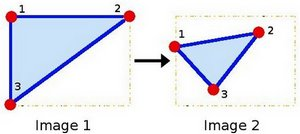
//> input picture relatório/Warp_Affine_Tutorial_Theory_0.jpg, 300 x 134 px, given in place of videoCurto2.mp4, which was not available
$ ./old   (built with g++ and OpenCV 4)
//> lines starting //> are read from the running program, lines starting //| are printed output that depends on the picture; pictures that were not available may be replaced by others from this repository, and a replacement may not be noted
/*
 * Hyperlapse
 */
#include <iostream>
#include <opencv2/opencv.hpp>
#include "opencv2/highgui/highgui.hpp"

using namespace std;
using namespace cv;

Mat image_color, prev_image;
vector<Point2f> points;
int cont=0;

void CallBackFunc(int event, int x, int y, int flags, void* userdata) {
    if (event == EVENT_LBUTTONDOWN) {
        points.push_back(Point2f(x, y));
        cout <<"("<<x<<","<<y<<")"<<endl;
//        circle(image_color,points[cont],3,Scalar(0,255,0));
//        cont++;
    }
}

int main() {
    VideoCapture cap("../videoCurto2.mp4");

    Mat next_image, image_new, mask, prevT;
    vector<Point2f> corners[2], greatCorners[2];

    vector<uchar> status;
    vector<float> err;
    Size winSize(31,31);
    TermCriteria termcrit(TermCriteria::COUNT|TermCriteria::EPS,30,0.01);

    cap>>prev_image;
//> prev_image is the input picture: 134 rows x 300 cols, CV_8UC3; mean B, G, R 239.2, 230.3, 228.9
    resize(prev_image, prev_image, Size(640,480));
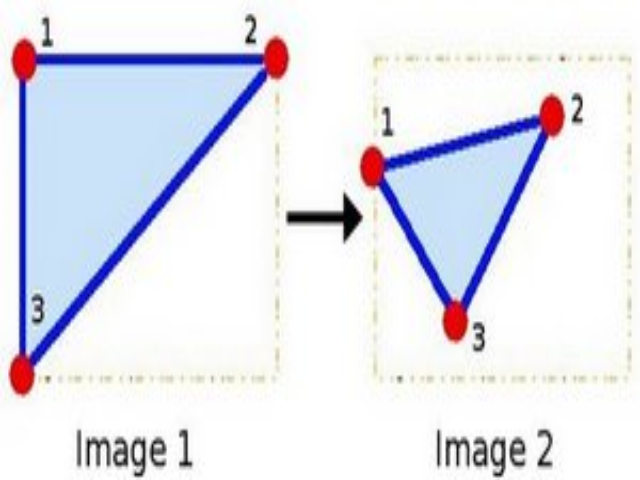
//> prev_image: 480 rows x 640 cols, CV_8UC3; mean B, G, R 239.1, 230.2, 228.8
    image_color = prev_image.clone();
    imshow("janela2", image_color);

    // escolha os pontos de referencia
    // aperte uma tecla pra continuar
//    setMouseCallback("janela2", CallBackFunc, NULL);
//    waitKey();

    cvtColor(prev_image, prev_image, COLOR_BGR2GRAY);
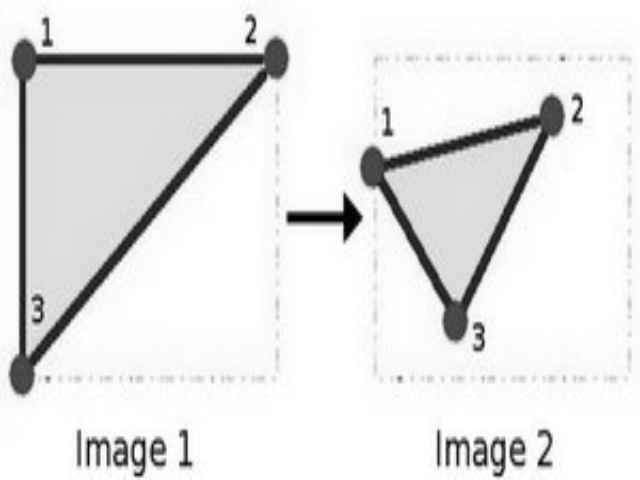
//> prev_image: 480 rows x 640 cols, CV_8UC1; min 0, max 255, mean 230.8

    double dx=0, dy=0, da=0;
    while(1)
    {
        cap>>next_image;
        if(next_image.data==NULL) {
            break;
        }

        cap>>next_image;
        if(next_image.data==NULL) {
            break;
        }

        cap>>next_image;
        if(next_image.data==NULL) {
            break;
        }
        resize(next_image, next_image, Size(640,480));

        image_color = next_image.clone();

        cvtColor(next_image, next_image, COLOR_BGR2GRAY);

        goodFeaturesToTrack(prev_image, corners[0], 300, 0.01, 20, mask, 3, false, 0.01);
//> corners = 2 items; mask = empty
        calcOpticalFlowPyrLK(prev_image, next_image, corners[0], corners[1], status, err,
                             winSize, 3, termcrit, 0, 0.001);
//> status = 136 values, max 1 at index 0, min 0 at index 132, mean 0.993

        for(size_t i=0; i < status.size(); i++) {
            if(status[i]) {
                greatCorners[0].push_back(corners[0][i]);
                greatCorners[1].push_back(corners[1][i]);
            }
        }
//> this loop made 136 passes

// [5 lines of commented-out code are left out]

        imshow("janela1", prev_image);
        imshow("janela2", image_color);

        Mat T = estimateRigidTransform(greatCorners[1], greatCorners[0], false);
//> T = [[1, 0, 0], [0, 1, 0]]

        static double soma_dx=0,soma_dy=0,soma_da=0;

        if(T.data==NULL){
            T= Mat(Size(3,2),CV_32FC1, Scalar(0));
            T(Range(0,2),Range(0,2))= Mat::eye(2,2,CV_32FC1);
            cout << "Perdeu" << endl;
        }
        else
        {
            soma_dx+= T.at<double>(0,2);
//> soma_dx = 0
            soma_dy+= T.at<double>(1,2);
//> soma_dy = 0
            soma_da+= atan2(T.at<double>(1,0), T.at<double>(0,0));
//> soma_da = 0
        }
        prev_image= next_image.clone();
        prevT= T.clone();
//> prevT = [[1, 0, 0], [0, 1, 0]]

        dx= soma_dx;
//> dx = 0
        dy= soma_dy;
//> dy = 0
        da= soma_da;
//> da = 0

        T.at<double>(0,0) = cos(da);
        T.at<double>(0,1) = -sin(da);
        T.at<double>(1,0) = sin(da);
        T.at<double>(1,1) = cos(da);

        T.at<double>(0,2) = dx;
        T.at<double>(1,2) = dy;

//        Mat T = findHomography(greatCorners[1], greatCorners[0]);

        warpAffine(image_color, image_new, T, image_color.size());
//        warpPerspective(image_color, image_new, T, next_image.size());

        const int HORIZONTAL_BORDER_CROP = 40;
        int vert_border = HORIZONTAL_BORDER_CROP * prev_image.rows/prev_image.cols;
//> vert_border = 30
        image_new= image_new(Range(vert_border, image_new.rows-vert_border),
                             Range(HORIZONTAL_BORDER_CROP, image_new.cols-HORIZONTAL_BORDER_CROP));
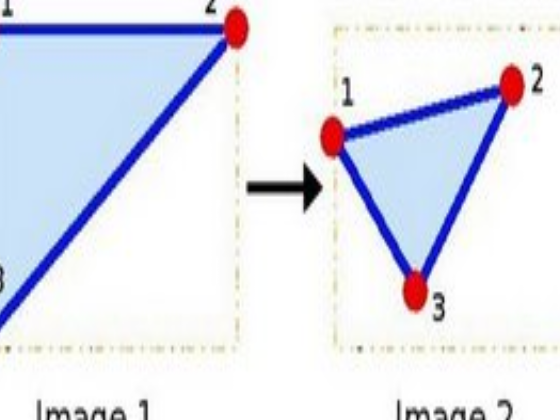
//> image_new: 420 rows x 560 cols, CV_8UC3; mean B, G, R 239.6, 229.2, 226.6

        resize(image_new,image_new,image_color.size());
//> image_new: 480 rows x 640 cols, CV_8UC3
        imshow("janela3", image_new);

//        waitKey(0);
        if (waitKey(30)!=-1)
//> the Esc key is pressed
            break;

        greatCorners[0].clear();
        greatCorners[1].clear();
        corners[0].clear();
        corners[1].clear();
    }
//> after the loop, err = 136 values from 0 to 0

    return 0;
}
